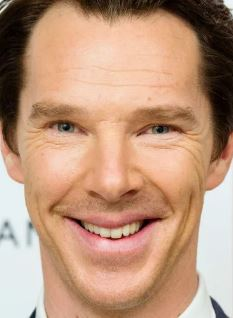
%> input picture rostros/100hombre.JPG, 233 x 318 px
$ octave --eval "result = resizedImageBW('rostros/100hombre.JPG');"   (GNU Octave 9; MATLAB toolbox functions it lacks are replaced by stand-ins)
%> lines starting %> are read from the running program, lines starting %| are printed output that depends on the picture; in (x1, y1, x2, y2) boxes, pixels count from 0 and x2, y2 are one past the last pixel; in counts of white or black regions, pixels touching at a corner belong together; the program's own positions count from 1
function y1 = resizedImageBW(name)
%> called with name = 'rostros/100hombre.JPG'
img1 = imread(name);
%> img1 is the input picture: size 318x233x3 uint8; mean R, G, B 188.5, 150.2, 124.8
grayImage = rgb2gray(img1);
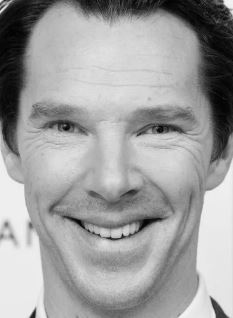
%> grayImage: size 318x233 uint8; min 1, max 247, mean 158.8
%imshow(grayImage)
bw = im2bw(grayImage);
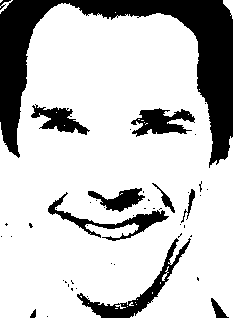
%> bw: size 318x233 logical; 77.7% white; 48 black regions (37 under 20 px), largest, box (x1, y1, x2, y2) and area: (0, 0, 233, 168) 10934, (77, 238, 191, 318) 1464, (48, 192, 169, 241) 1100
resized=imresize(bw,[40 30]);
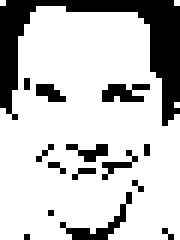
%> resized: size 40x30 logical (shown 6 times larger); 77.3% white; 15 black regions (13 under 20 px), largest, box (x1, y1, x2, y2) and area: (0, 0, 30, 21) 183, (10, 32, 22, 40) 22
%imshow(resized);

reshaped = reshape(resized,1200, 1);
%> reshaped = 1200 logical values, 928 true
y1 = transpose(reshaped);
%> y1 = 1200 logical values, 928 true
end

$ run again, on rostros/11hombre.jpg
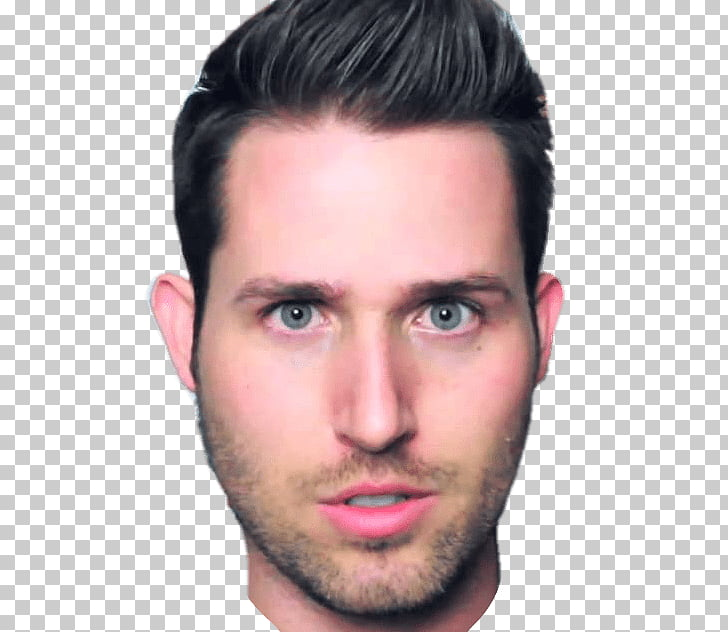
%> input picture rostros/11hombre.jpg, 728 x 632 px
%> in resizedImageBW, img1 is the input picture: size 632x728x3 uint8; mean R, G, B 198.4, 182.3, 182.5
%> in resizedImageBW, `bw = im2bw(grayImage);`:
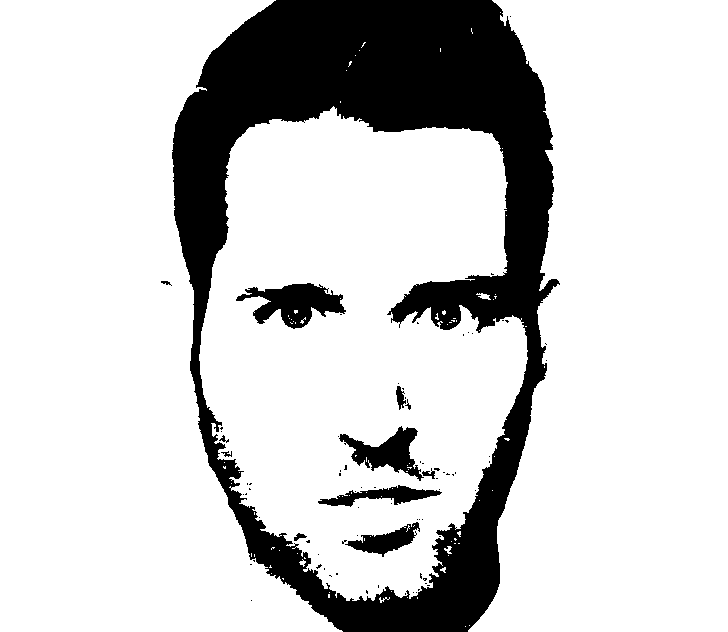
%> bw: size 632x728 logical; 80.9% white; 80 black regions (68 under 20 px), largest, box (x1, y1, x2, y2) and area: (172, 0, 560, 632) 80723, (236, 283, 346, 329) 2609, (339, 426, 424, 481) 1913
%> in resizedImageBW, `resized=imresize(bw,[40 30]);`:
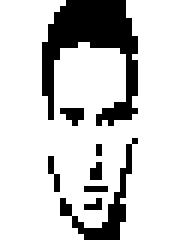
%> resized: size 40x30 logical (shown 6 times larger); 80.5% white; 8 black regions (6 under 20 px), largest, box (x1, y1, x2, y2) and area: (7, 0, 23, 21) 159, (10, 23, 23, 40) 46
%> reshaped = 1200 logical values, 966 true

$ run again, on rostros/15hombre.jpg
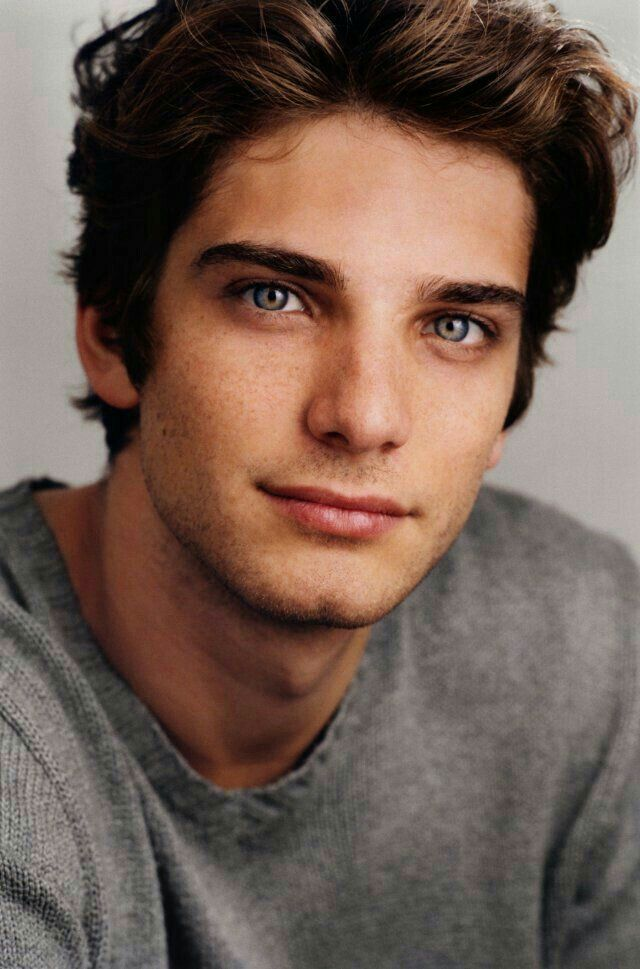
%> input picture rostros/15hombre.jpg, 640 x 969 px
%> in resizedImageBW, img1 is the input picture: size 969x640x3 uint8; mean R, G, B 113.8, 93, 82.4
%> in resizedImageBW, `bw = im2bw(grayImage);`:
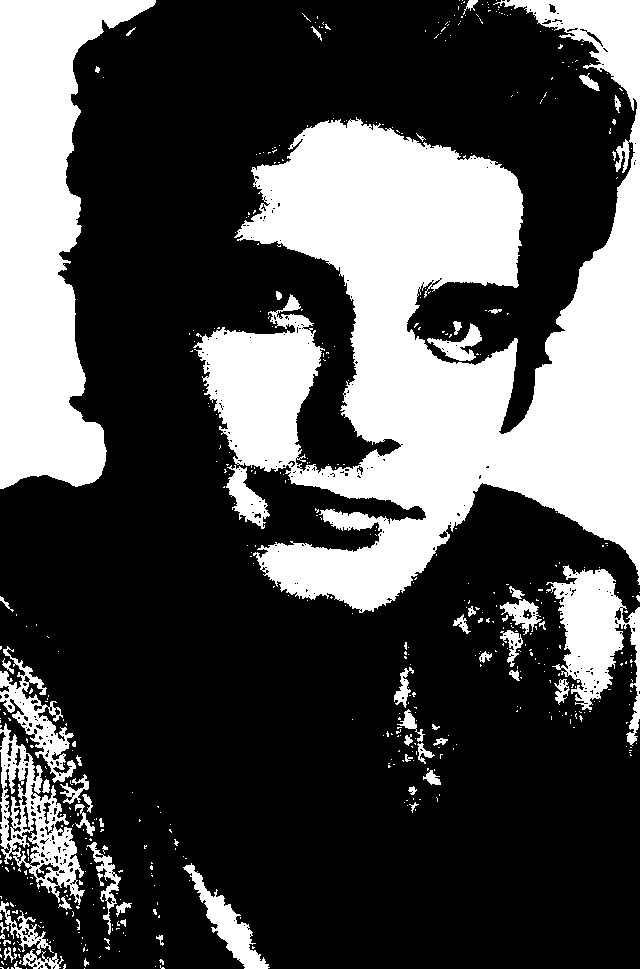
%> bw: size 969x640 logical; 30.8% white; 538 white regions (475 under 20 px), largest, box (x1, y1, x2, y2) and area: (193, 0, 640, 613) 123307, (0, 0, 156, 489) 39719, (546, 565, 640, 746) 7299
%> in resizedImageBW, `resized=imresize(bw,[40 30]);`:
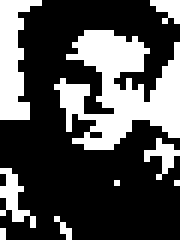
%> resized: size 40x30 logical (shown 6 times larger); 31.3% white; 9 white regions (6 under 20 px), largest, box (x1, y1, x2, y2) and area: (9, 5, 30, 25) 232, (0, 0, 7, 20) 80, (0, 28, 6, 38) 25
%> reshaped = 1200 logical values, 376 true
